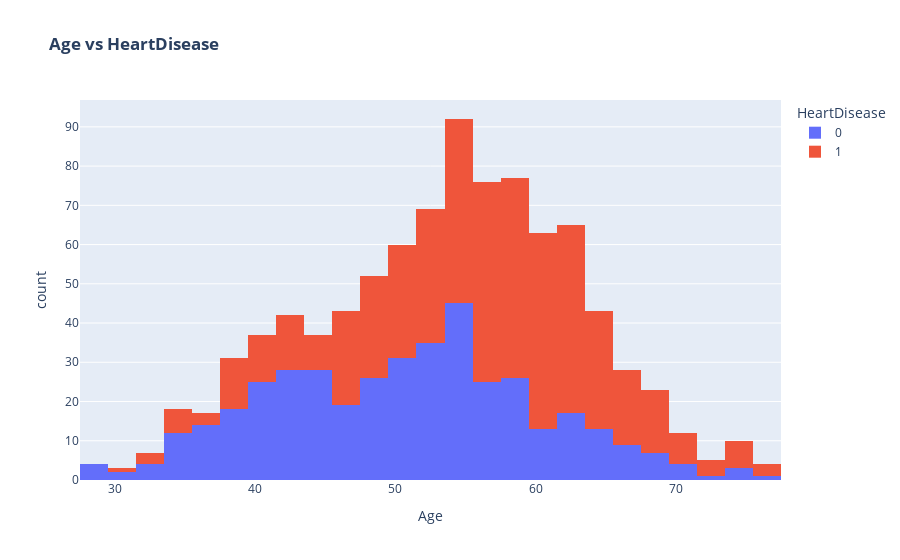

The cell this chart's notebook holds for it:
### Code cell
fig = px.histogram(df,'Age',
                   color='HeartDisease',
                   title="<b> Age vs HeartDisease </b>")

fig.show()

### Figure 1 — Plotly figure (JSON) as saved in the notebook; plotly's stock layout.template omitted (floating-point values rounded to 4 significant figures; data arrays with more than 128 entries replaced by an {"elided": "..."} marker saying what was removed)
{"data": [{"alignmentgroup": "True", "bingroup": "x", "hovertemplate": "HeartDisease=0<br>Age=%{x}<br>count=%{y}<extra></extra>", "legendgroup": "0", "marker": {"color": "#636efa", "pattern": {"shape": ""}}, "name": "0", "offsetgroup": "0", "orientation": "v", "showlegend": true, "type": "histogram", "x": {"elided": "410 int values"}, "xaxis": "x", "yaxis": "y"}, {"alignmentgroup": "True", "bingroup": "x", "hovertemplate": "HeartDisease=1<br>Age=%{x}<br>count=%{y}<extra></extra>", "legendgroup": "1", "marker": {"color": "#EF553B", "pattern": {"shape": ""}}, "name": "1", "offsetgroup": "1", "orientation": "v", "showlegend": true, "type": "histogram", "x": {"elided": "508 int values"}, "xaxis": "x", "yaxis": "y"}], "layout": {"barmode": "relative", "legend": {"title": {"text": "HeartDisease"}, "tracegroupgap": 0}, "title": {"text": "<b> Age vs HeartDisease </b>"}, "xaxis": {"anchor": "y", "domain": [0, 1], "title": {"text": "Age"}}, "yaxis": {"anchor": "x", "domain": [0, 1], "title": {"text": "count"}}}}
